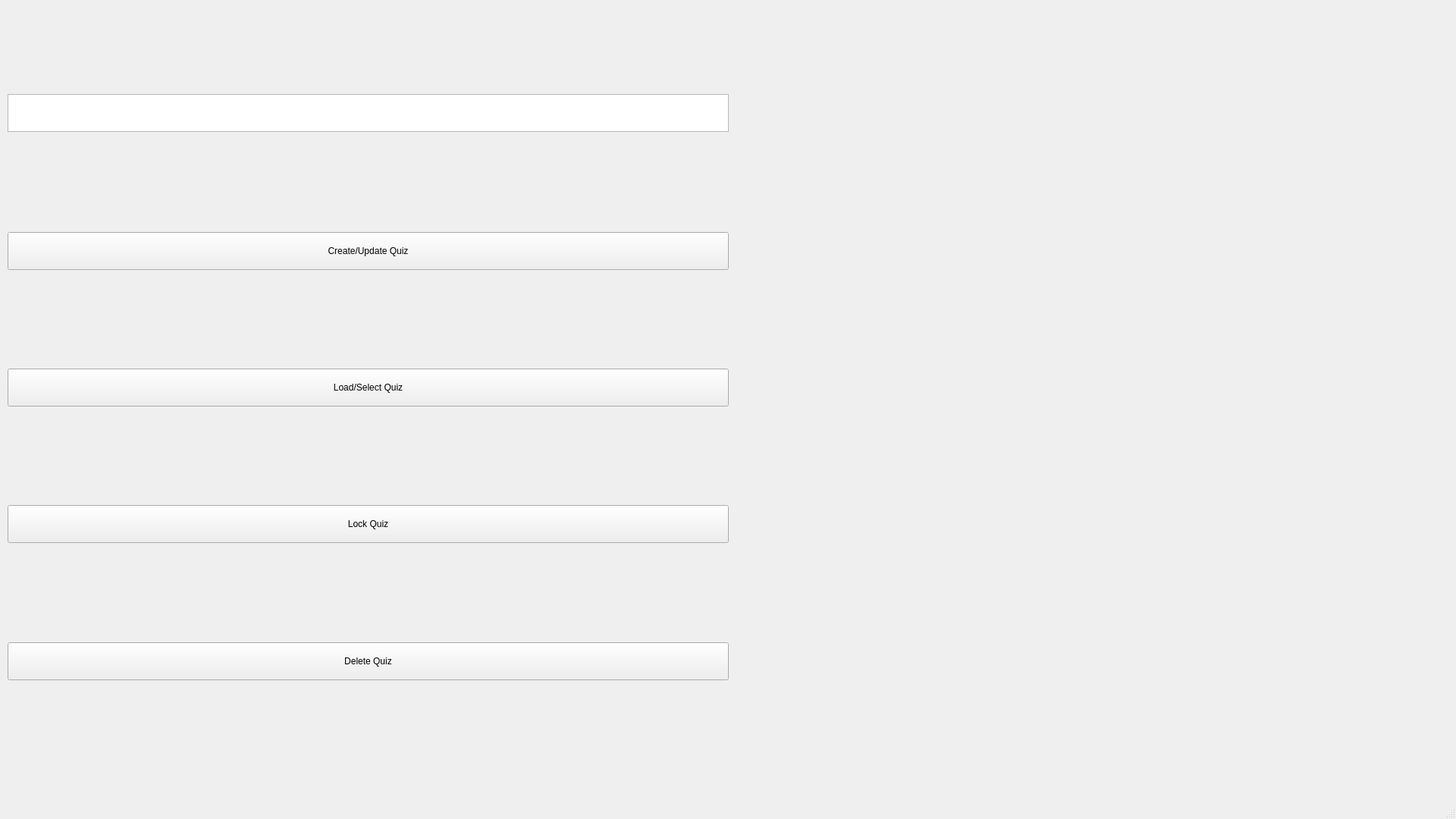
<?xml version="1.0" encoding="UTF-8"?>
<ui version="4.0">
 <class>QuizEditor</class>
 <widget class="QMainWindow" name="QuizEditor">
  <property name="geometry">
   <rect>
    <x>0</x>
    <y>0</y>
    <width>1920</width>
    <height>1080</height>
   </rect>
  </property>
  <property name="windowTitle">
   <string>MainWindow</string>
  </property>
  <widget class="QWidget" name="centralWidget">
   <widget class="QWidget" name="verticalLayoutWidget">
    <property name="geometry">
     <rect>
      <x>10</x>
      <y>0</y>
      <width>951</width>
      <height>1021</height>
     </rect>
    </property>
    <layout class="QVBoxLayout" name="verticalLayout">
     <item>
      <spacer name="verticalSpacer_5">
       <property name="orientation">
        <enum>Qt::Vertical</enum>
       </property>
       <property name="sizeHint" stdset="0">
        <size>
         <width>20</width>
         <height>40</height>
        </size>
       </property>
      </spacer>
     </item>
     <item>
      <widget class="QTextEdit" name="textEdit">
       <property name="sizePolicy">
        <sizepolicy hsizetype="Expanding" vsizetype="Fixed">
         <horstretch>0</horstretch>
         <verstretch>0</verstretch>
        </sizepolicy>
       </property>
       <property name="minimumSize">
        <size>
         <width>0</width>
         <height>50</height>
        </size>
       </property>
       <property name="maximumSize">
        <size>
         <width>16777215</width>
         <height>50</height>
        </size>
       </property>
      </widget>
     </item>
     <item>
      <spacer name="verticalSpacer_6">
       <property name="orientation">
        <enum>Qt::Vertical</enum>
       </property>
       <property name="sizeHint" stdset="0">
        <size>
         <width>20</width>
         <height>40</height>
        </size>
       </property>
      </spacer>
     </item>
     <item>
      <spacer name="verticalSpacer">
       <property name="orientation">
        <enum>Qt::Vertical</enum>
       </property>
       <property name="sizeType">
        <enum>QSizePolicy::Fixed</enum>
       </property>
       <property name="sizeHint" stdset="0">
        <size>
         <width>10</width>
         <height>1</height>
        </size>
       </property>
      </spacer>
     </item>
     <item>
      <widget class="QPushButton" name="pushButton">
       <property name="minimumSize">
        <size>
         <width>0</width>
         <height>50</height>
        </size>
       </property>
       <property name="text">
        <string>Create/Update Quiz</string>
       </property>
      </widget>
     </item>
     <item>
      <spacer name="verticalSpacer_2">
       <property name="orientation">
        <enum>Qt::Vertical</enum>
       </property>
       <property name="sizeHint" stdset="0">
        <size>
         <width>20</width>
         <height>40</height>
        </size>
       </property>
      </spacer>
     </item>
     <item>
      <widget class="QPushButton" name="pushButton_4">
       <property name="minimumSize">
        <size>
         <width>0</width>
         <height>50</height>
        </size>
       </property>
       <property name="text">
        <string>Load/Select Quiz</string>
       </property>
      </widget>
     </item>
     <item>
      <spacer name="verticalSpacer_4">
       <property name="orientation">
        <enum>Qt::Vertical</enum>
       </property>
       <property name="sizeHint" stdset="0">
        <size>
         <width>20</width>
         <height>40</height>
        </size>
       </property>
      </spacer>
     </item>
     <item>
      <widget class="QPushButton" name="pushButton_2">
       <property name="minimumSize">
        <size>
         <width>0</width>
         <height>50</height>
        </size>
       </property>
       <property name="text">
        <string>Lock Quiz</string>
       </property>
      </widget>
     </item>
     <item>
      <spacer name="verticalSpacer_7">
       <property name="orientation">
        <enum>Qt::Vertical</enum>
       </property>
       <property name="sizeHint" stdset="0">
        <size>
         <width>20</width>
         <height>40</height>
        </size>
       </property>
      </spacer>
     </item>
     <item>
      <widget class="QPushButton" name="pushButton_3">
       <property name="minimumSize">
        <size>
         <width>0</width>
         <height>50</height>
        </size>
       </property>
       <property name="text">
        <string>Delete Quiz</string>
       </property>
      </widget>
     </item>
     <item>
      <spacer name="verticalSpacer_3">
       <property name="orientation">
        <enum>Qt::Vertical</enum>
       </property>
       <property name="sizeHint" stdset="0">
        <size>
         <width>20</width>
         <height>40</height>
        </size>
       </property>
      </spacer>
     </item>
    </layout>
   </widget>
   <widget class="QWidget" name="gridLayoutWidget">
    <property name="geometry">
     <rect>
      <x>970</x>
      <y>10</y>
      <width>941</width>
      <height>1011</height>
     </rect>
    </property>
    <layout class="QGridLayout" name="gridLayout"/>
   </widget>
  </widget>
  <widget class="QMenuBar" name="menubar">
   <property name="geometry">
    <rect>
     <x>0</x>
     <y>0</y>
     <width>1920</width>
     <height>21</height>
    </rect>
   </property>
  </widget>
  <widget class="QStatusBar" name="statusbar"/>
 </widget>
 <resources/>
 <connections/>
</ui>
